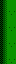

This is a level from a 2D game, rendered from its Tiled map with the project's own tilesets. A one-line summary and the complete map file follow:
An orthogonal 1x4 tile map with 16x16 px tiles, 1 tile layer (Tile Layer 1).

<map version="1.10" tiledversion="1.11.2" orientation="orthogonal" renderorder="right-down" width="1" height="4" tilewidth="16" tileheight="16" infinite="0" nextlayerid="2" nextobjectid="1">
 <tileset firstgid="1" source="buildings.tsx" />
 <layer id="1" name="Tile Layer 1" width="1" height="4">
  <data encoding="csv">
    3,3,3,3
  </data>
 </layer>
</map>
